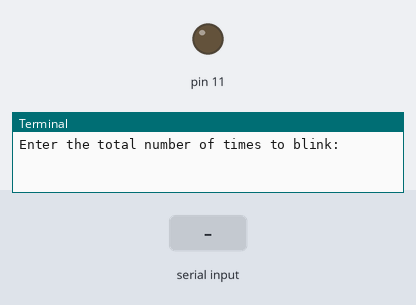
The program below on a simulated Raspberry Pi (header pin numbers). On the bench: output pins drawn as LEDs (lit = HIGH), the last lines printed to the terminal. The inputs (shaded band) are chosen by the test bench.

Above: at 1.2 s.
1.3 s: "5" typed at the terminal
2.8 s: "90" typed at the terminal
At 4.1 s:
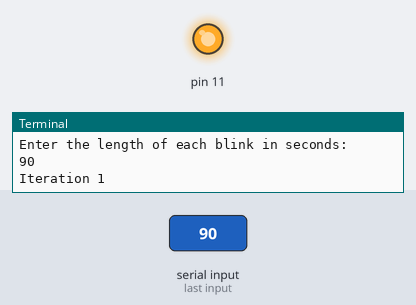
Timing chart, 0 to 5.8 s (numbered marks = the images above; inputs shaded):
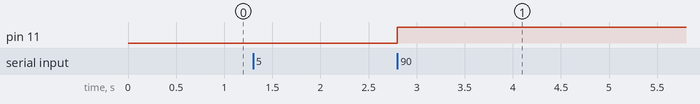

The program:

GPIO-intro-script-2_1_.py
```python
import RPi.GPIO as GPIO ## Import GPIO Library
import time ## Import 'time' library.  Allows us to use 'sleep'

GPIO.setmode(GPIO.BOARD) ## Use BOARD pin numbering
GPIO.setup(11, GPIO.OUT) ## Setup GPIO pin 7 to OUT

## Define function named Blink()
def Blink(numTimes, speed):
    for i in range(0,numTimes): ## Run loop numTimes
        print "Iteration " + str(i+1) ##Print current loop
        GPIO.output(11, True) ## Turn on GPIO pin 7
        time.sleep(speed) ## Wait
        GPIO.output(11, False) ## Switch off GPIO pin 7
        time.sleep(speed) ## Wait
    print "Done" ## When loop is complete, print "Done"
    GPIO.cleanup()

## Prompt user for input
iterations = raw_input("Enter the total number of times to blink: ")
speed = raw_input("Enter the length of each blink in seconds: ")

## Start Blink() function. Convert user input from strings to numeric data types and pass to Blink() as parameters
Blink(int(iterations),float(speed))
```

Measured:
- after the input at 2.8 s, pin 11: LOW → HIGH at once
